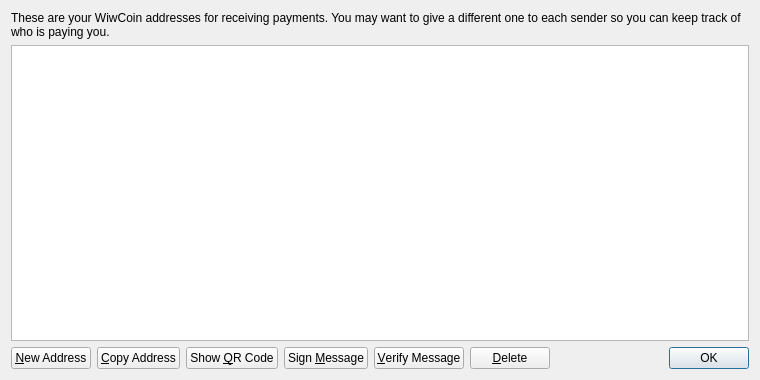
<?xml version="1.0" encoding="UTF-8"?>
<ui version="4.0">
 <class>AddressBookPage</class>
 <widget class="QWidget" name="AddressBookPage">
  <property name="geometry">
   <rect>
    <x>0</x>
    <y>0</y>
    <width>760</width>
    <height>380</height>
   </rect>
  </property>
  <property name="windowTitle">
   <string>Address Book</string>
  </property>
  <layout class="QVBoxLayout" name="verticalLayout">
   <item>
    <widget class="QLabel" name="labelExplanation">
     <property name="text">
      <string>These are your WiwCoin addresses for receiving payments. You may want to give a different one to each sender so you can keep track of who is paying you.</string>
     </property>
     <property name="textFormat">
      <enum>Qt::PlainText</enum>
     </property>
     <property name="wordWrap">
      <bool>true</bool>
     </property>
    </widget>
   </item>
   <item>
    <widget class="QTableView" name="tableView">
     <property name="contextMenuPolicy">
      <enum>Qt::CustomContextMenu</enum>
     </property>
     <property name="toolTip">
      <string>Double-click to edit address or label</string>
     </property>
     <property name="tabKeyNavigation">
      <bool>false</bool>
     </property>
     <property name="selectionMode">
      <enum>QAbstractItemView::SingleSelection</enum>
     </property>
     <property name="selectionBehavior">
      <enum>QAbstractItemView::SelectRows</enum>
     </property>
     <property name="sortingEnabled">
      <bool>true</bool>
     </property>
     <attribute name="verticalHeaderVisible">
      <bool>false</bool>
     </attribute>
    </widget>
   </item>
   <item>
    <layout class="QHBoxLayout" name="horizontalLayout">
     <item>
      <widget class="QPushButton" name="newAddressButton">
       <property name="toolTip">
        <string>Create a new address</string>
       </property>
       <property name="text">
        <string>&amp;New Address</string>
       </property>
      </widget>
     </item>
     <item>
      <widget class="QPushButton" name="copyToClipboard">
       <property name="toolTip">
        <string>Copy the currently selected address to the system clipboard</string>
       </property>
       <property name="text">
        <string>&amp;Copy Address</string>
       </property>
      </widget>
     </item>
     <item>
      <widget class="QPushButton" name="showQRCode">
       <property name="text">
        <string>Show &amp;QR Code</string>
       </property>
      </widget>
     </item>
     <item>
      <widget class="QPushButton" name="signMessage">
       <property name="toolTip">
        <string>Sign a message to prove you own a WiwCoin address</string>
       </property>
       <property name="text">
        <string>Sign &amp;Message</string>
       </property>
      </widget>
     </item>
     <item>
      <widget class="QPushButton" name="verifyMessage">
       <property name="toolTip">
        <string>Verify a message to ensure it was signed with a specified WiwCoin address</string>
       </property>
       <property name="text">
        <string>&amp;Verify Message</string>
       </property>
      </widget>
     </item>
     <item>
      <widget class="QPushButton" name="deleteButton">
       <property name="toolTip">
        <string>Delete the currently selected address from the list</string>
       </property>
       <property name="text">
        <string>&amp;Delete</string>
       </property>
      </widget>
     </item>
     <item>
      <spacer name="horizontalSpacer">
       <property name="orientation">
        <enum>Qt::Horizontal</enum>
       </property>
       <property name="sizeHint" stdset="0">
        <size>
         <width>40</width>
         <height>20</height>
        </size>
       </property>
      </spacer>
     </item>
     <item>
      <widget class="QDialogButtonBox" name="buttonBox">
       <property name="sizePolicy">
        <sizepolicy hsizetype="Maximum" vsizetype="Fixed">
         <horstretch>0</horstretch>
         <verstretch>0</verstretch>
        </sizepolicy>
       </property>
       <property name="standardButtons">
        <set>QDialogButtonBox::Ok</set>
       </property>
      </widget>
     </item>
    </layout>
   </item>
  </layout>
 </widget>
 <resources>
  <include location="../bitcoin.qrc"/>
 </resources>
 <connections/>
</ui>
